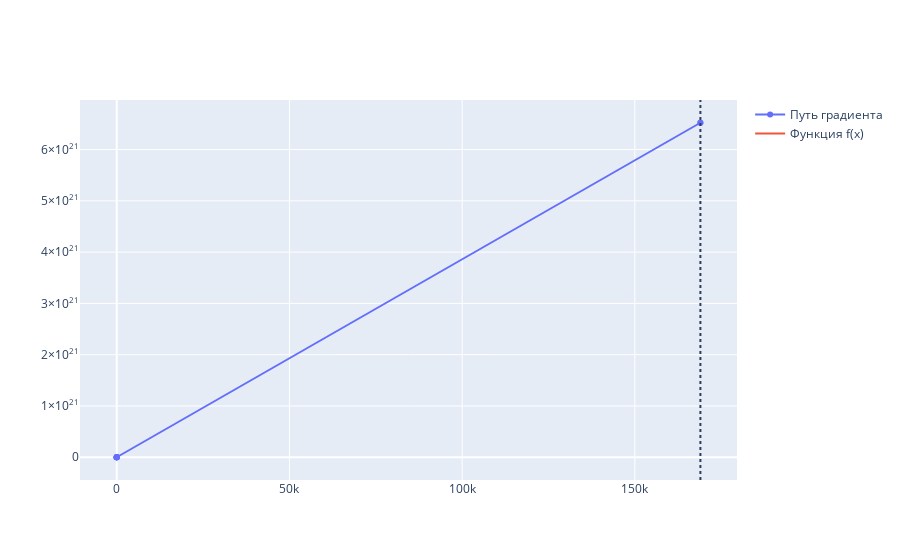

This figure's notebook cell:
### Code cell
visualise_descent_2d(gradient_descent, g, -1.5, 1, x0=-1, rate_decrease=0.01, rate=0.2)

### Figure 1 — Plotly figure (JSON) as saved in the notebook; plotly's stock layout.template omitted (floating-point values rounded to 4 significant figures; data arrays with more than 128 entries replaced by an {"elided": "..."} marker saying what was removed)
{"data": [{"mode": "lines+markers", "name": "Путь градиента", "type": "scatter", "x": [-1, 0.44, -0.412, -0.1476, 0.5268, -1.139, 1.509, -30.81, 169000.0, 169000.0], "y": [3.0, -0.04218, 1.807, 1.163, 0.5124, 4.435, 69.08, 6928000.0, 6.523e+21, 6.523e+21]}, {"mode": "lines", "name": "Функция f(x)", "type": "scatter", "x": {"elided": "300 float values"}, "y": {"elided": "300 float values"}}], "layout": {"autosize": false, "shapes": [{"line": {"dash": "dot"}, "name": "Найденный минимум", "type": "line", "x0": 169000.0, "x1": 169000.0, "xref": "x", "y0": 0, "y1": 1, "yref": "y domain"}]}}
